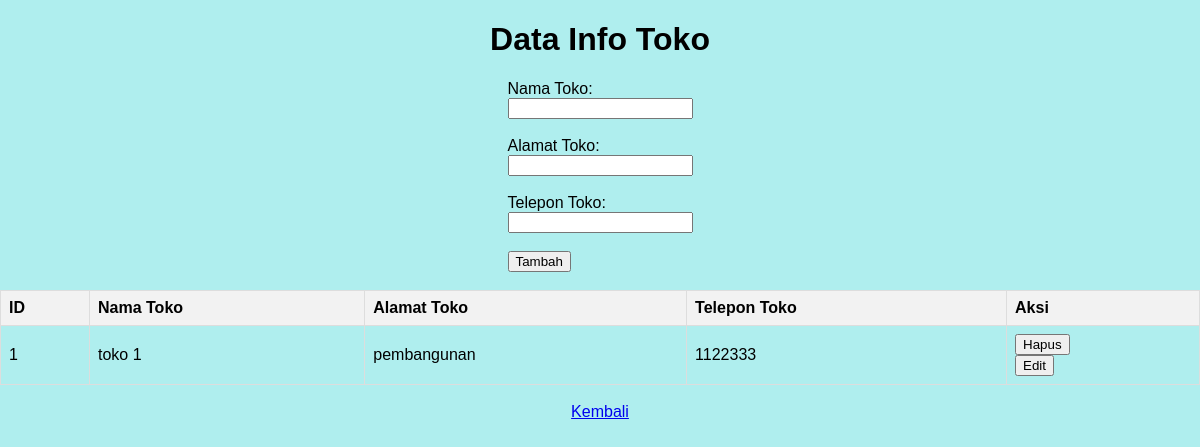
The app's page /BundaMart/kelola_toko.php with its own data.
### tables this page shows
CREATE TABLE `info_toko` (
  `id` int(11) NOT NULL,
  `nama_toko` varchar(255) NOT NULL,
  `alamat_toko` text NOT NULL,
  `telepon_toko` varchar(20) NOT NULL
);

### BundaMart/kelola_toko.php (the view, shortened to what this page needs)
<?php
include 'koneksi.php';
$query = "SELECT * FROM info_toko";
$result = mysqli_query($koneksi, $query);
?>
<!DOCTYPE html>
<html lang="en">
<head>
</head>
<body>
    <h1>Data Info Toko</h1>
    <form method="post" action="<?php echo htmlspecialchars($_SERVER["PHP_SELF"]); ?>">
        <label for="nama_toko">Nama Toko:</label><br>
        <input type="text" id="nama_toko" name="nama_toko" required><br><br>
        <label for="alamat_toko">Alamat Toko:</label><br>
        <input type="text" id="alamat_toko" name="alamat_toko" required><br><br>
        <label for="telepon_toko">Telepon Toko:</label><br>
        <input type="text" id="telepon_toko" name="telepon_toko" required><br><br>
        <input type="submit" name="submit" value="Tambah">
    </form>
    <br>
    <table>
        <thead>
            <tr>
                <th>ID</th>
                <th>Nama Toko</th>
                <th>Alamat Toko</th>
                <th>Telepon Toko</th>
                <th>Aksi</th>
            </tr>
        </thead>
        <tbody>
            <?php
            if (mysqli_num_rows($result) > 0) {
                while ($row = mysqli_fetch_assoc($result)) {
                    echo "<tr>";
                    echo "<td>" . $row['id'] . "</td>";
                    echo "<td>" . $row['nama_toko'] . "</td>";
                    echo "<td>" . $row['alamat_toko'] . "</td>";
                    echo "<td>" . $row['telepon_toko'] . "</td>";
                    echo "<td>
                            <form method='post' action='" . htmlspecialchars($_SERVER["PHP_SELF"]) . "'>
                                <input type='hidden' name='id' value='" . $row['id'] . "'>
                                <input type='submit' name='hapus' value='Hapus'>
                            </form>
                            <form method='get' action='edit_toko.php'>
                                <input type='hidden' name='id' value='" . $row['id'] . "'>
                                <input type='submit' value='Edit'>
                            </form>
                          </td>";
                    echo "</tr>";
                }
            } else {
                echo "<tr><td colspan='5'>Tidak ada data info toko.</td></tr>";
            }
            ?>
        </tbody>
    </table>
    <br>
    <a href="home.php">Kembali</a>
</body>
</html>

### BundaMart/kelola_toko.php (style rules this page uses)
body { font-family: Arial, sans-serif; background-color: paleturquoise; background-size: cover; background-position: center; margin: 0; padding: 0; height: 100vh; display: flex; flex-direction: column; align-items: center; color: black; }
table { width: 100%; border-collapse: collapse; }
th, td { border: 1px solid #dddddd; text-align: left; padding: 8px; }
th { background-color: #f2f2f2; }

### records on screen
info_toko: id "1", nama_toko "toko 1", alamat_toko "pembangunan", telepon_toko "1122333"
